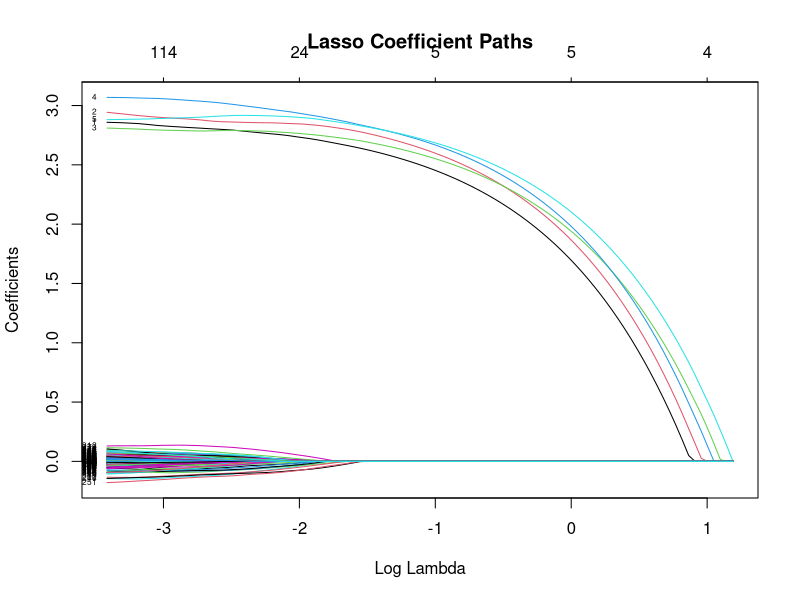
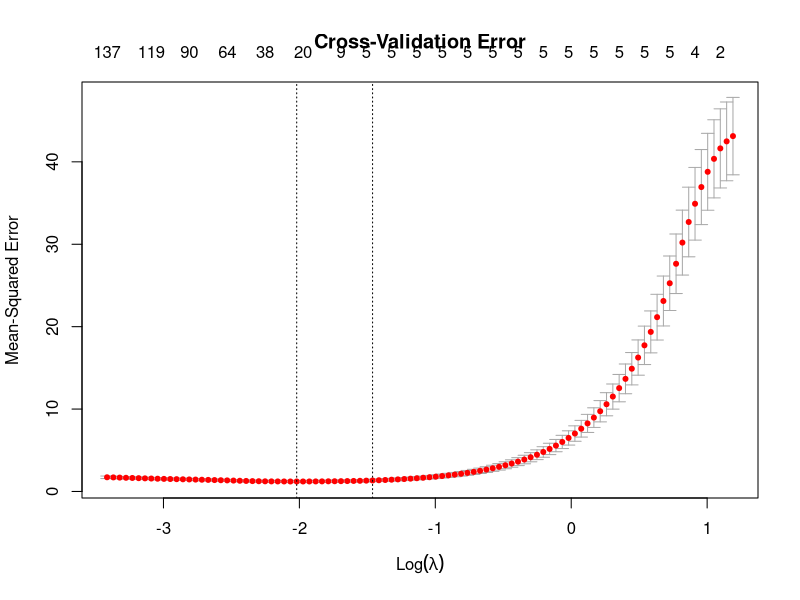
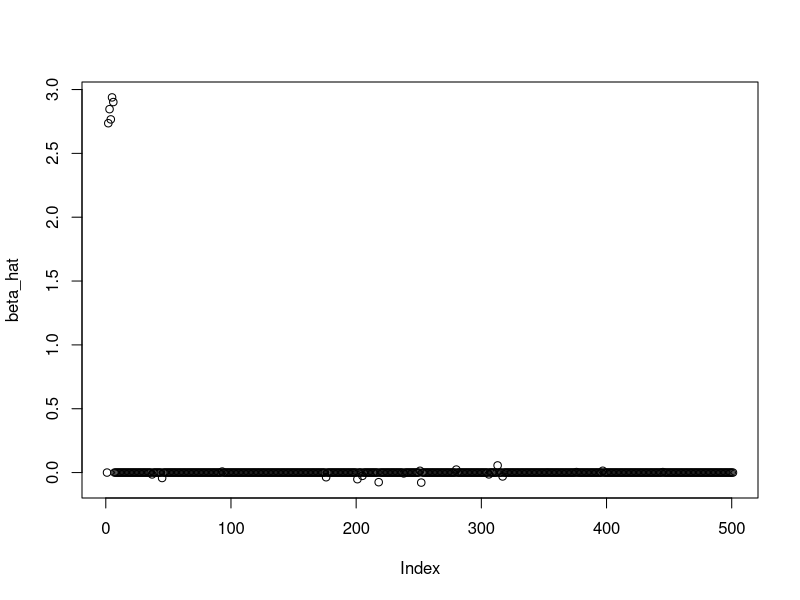
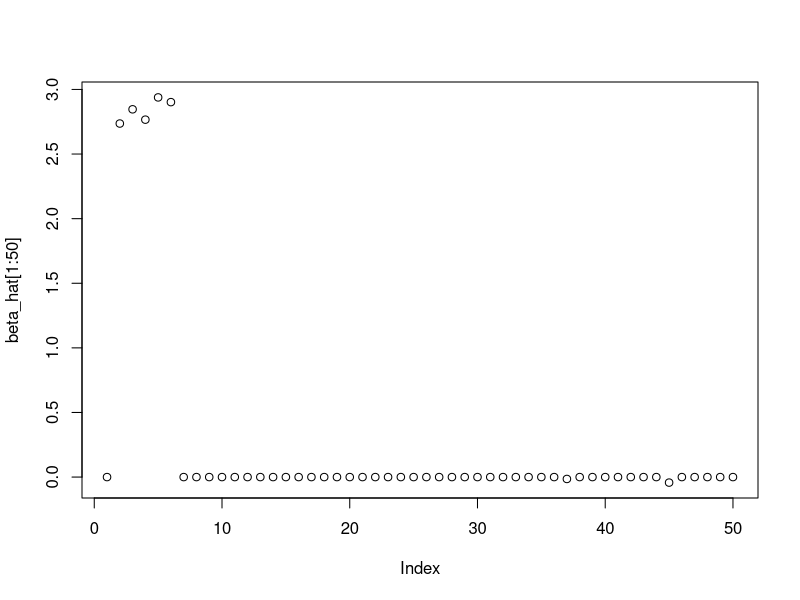

Recreate these plots in R, in order.
library(glmnet)

# Simulate data
set.seed(42)
n <- 200  # number of observations
p <- 500   # number of predictors

X <- matrix(rnorm(n * p), nrow = n, ncol = p)
beta <- c(rep(3, 5), rep(0, p - 5))  # sparse true coefficients
y <- X %*% beta + rnorm(n)

# Fit Lasso regression (alpha=1 for Lasso)
lasso_fit <- glmnet(X, y, alpha = 1,intercept = FALSE)

# Plot solution paths
plot(lasso_fit, xvar = "lambda", label = TRUE)
title("Lasso Coefficient Paths")

# Cross-validation to select best lambda
cv_fit <- cv.glmnet(X, y, alpha = 1,intercept = FALSE)
plot(cv_fit)
title("Cross-Validation Error")

# Best lambda value
best_lambda <- cv_fit$lambda.min
cat("Best lambda:", best_lambda, "\n")

# Coefficients at best lambda
beta_hat = coef(cv_fit, s = "lambda.min")
plot(beta_hat)
plot(beta_hat[1:50])

sum((beta_hat[-1]-beta)^2)

